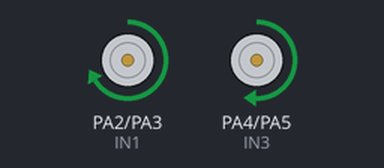
Simulated run of this sketch. Board: STM32 Blue Pill. On the bench: motor-driver pin pairs drawn as motors (green arrow = first pin HIGH = forward, orange = second pin HIGH = backward, longer = more drive, scaled by the enable pin).

Above: at 1.5 s.
At 4.0 s:
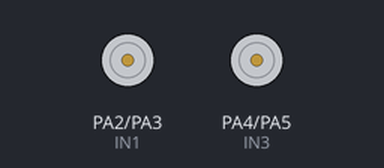
Timing chart, 0 to 6.5 s (numbered marks = the images above):
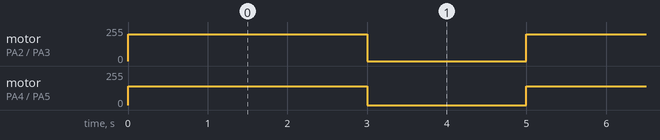

The sketch:

MotorDriverTest.ino
```cpp
// Motor A control pins
#define ENA PA0
#define IN1 PA2
#define IN2 PA3

// Motor B control pins
#define ENB PA1
#define IN3 PA4
#define IN4 PA5

void setup() {
  // Set motor control pins as output
  pinMode(ENA, OUTPUT);
  pinMode(IN1, OUTPUT);
  pinMode(IN2, OUTPUT);

  pinMode(ENB, OUTPUT);
  pinMode(IN3, OUTPUT);
  pinMode(IN4, OUTPUT);

  // Initialize motors to stop
  digitalWrite(IN1, LOW);
  digitalWrite(IN2, LOW);
  digitalWrite(IN3, LOW);
  digitalWrite(IN4, LOW);
}

void loop() {
  // Move both motors forward
  digitalWrite(IN1, HIGH);
  digitalWrite(IN2, LOW);
  digitalWrite(IN3, HIGH);
  digitalWrite(IN4, LOW);

  // Set motor speeds (0 - 255)
  analogWrite(ENA, 200); // Motor A speed
  analogWrite(ENB, 140); // Motor B speed

  delay(3000); // run for 3 seconds

  // Stop motors
  digitalWrite(IN1, LOW);
  digitalWrite(IN2, LOW);
  digitalWrite(IN3, LOW);
  digitalWrite(IN4, LOW);
  analogWrite(ENA, 0);
  analogWrite(ENB, 0);

  delay(2000); // wait for 2 seconds
}
```

Measured:
- by itself, motor on PA2 (IN1) / PA3 (IN2): alternates forward 200/255 for 3.0 s and stopped for 2.0 s
- by itself, motor on PA4 (IN3) / PA5 (IN4): alternates forward 140/255 for 3.0 s and stopped for 2.0 s
